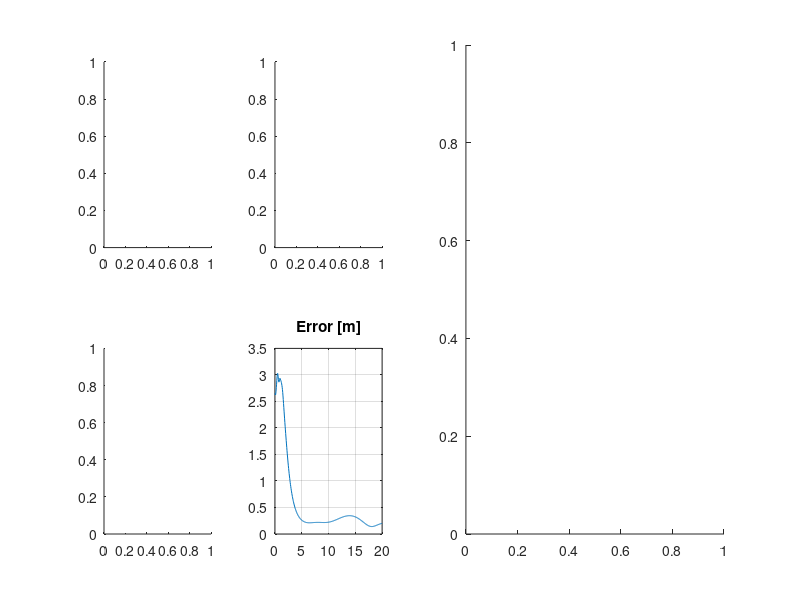

Source code (MATLAB): (Note: this script raises an error after producing the figure.)
close all;

p = load("p_ell.mat").ans;
q = load("q_ell.mat").ans;
p_ref = load("p_ref_ell.mat").ans;

t = p(1,:);
p = p(2:end,:)';
q = q(2:end,:)';
p_ref = p_ref(2:end,:);
p1 = p(:,1);
p2 = p(:,2);    
p3 = p(:,3);

f1 = figure;
subplot(2,4,6);
plot(t, vecnorm(p' - p_ref));
grid on;
title('Error [m]');

ax = [subplot(2,4,1), subplot(2,4,2), subplot(2,4,5), subplot(1,2,2)];

% h = tiledlayout(2,2, Padding="compact", TileSpacing="compact");
% ax = [nexttile, nexttile, nexttile, nexttile];
% f2 = figure;
% ax(4) = gca;

animate(p, q, p_ref, p1, p2, p3, t, ax)